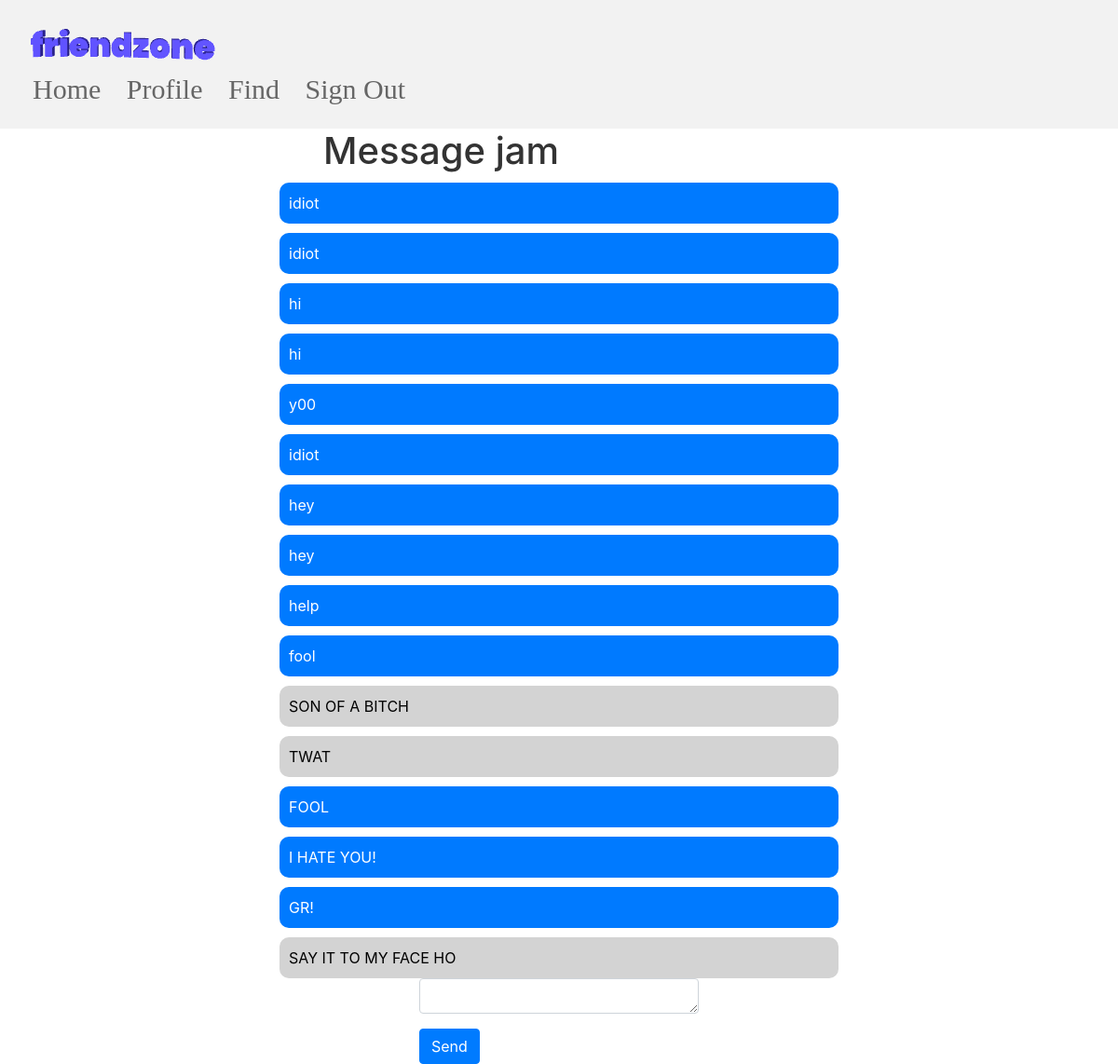
The page /message/ass (signed in) on the database its author committed.
### tables this page shows
CREATE TABLE users (
  id INTEGER PRIMARY KEY,
  first_name TEXT,
  last_name TEXT,
  username TEXT,
  password_hash TEXT
);

CREATE TABLE messages (
  id INTEGER PRIMARY KEY,
  sender_id INTEGER,
  receiver_id INTEGER,
  message_content TEXT,
  timestamp DATETIME,
  FOREIGN KEY (sender_id) REFERENCES users (id),
  FOREIGN KEY (receiver_id) REFERENCES users (id)
);

### app.py (the view, shortened to what this page needs)
@app.route('/message/<username>', methods=["GET", "POST"])
@login_required
def message(username):
    recipientId = db.execute("SELECT id FROM users WHERE username == ?", username)
    recipientId = recipientId[0]['id']
    user = db.execute("SELECT * from users WHERE username = ?", username)
    if request.method == "GET":
        db.execute("INSERT OR IGNORE INTO matches(id,user1_id,user2_id) VALUES (?,?,?)", session["user_id"],session["user_id"],recipientId)
        messageHistory = db.execute("SELECT sender_id, receiver_id, message_content, timestamp FROM messages WHERE (sender_id = ? AND receiver_id = ?) OR (sender_id = ? AND receiver_id = ?)", session["user_id"], recipientId, recipientId, session["user_id"])
        if user != []:
            db.execute
            return render_template('message.html', user = user[0], messages = messageHistory)
        else:
            return "User not found"

### app.py (called while the page is built)
@app.before_request
def check_session():
    if "user_id" in session:
        user_id = session["user_id"]
        if not isinstance(user_id, int):
            session.clear()

### helpers.py (called while the page is built)
def login_required(f):
    @wraps(f)
    def decorated_function(*args, **kwargs):
        if session.get("user_id") is None:
            return redirect("/login")
        return f(*args, **kwargs)
    return decorated_function

### templates/message.html (shortened to what this page needs)
{% extends "layout.html" %}
{% block content %}
<!DOCTYPE html>
<html>
<head>
    <link rel="stylesheet" href="https://maxcdn.bootstrapcdn.com/bootstrap/4.5.2/css/bootstrap.min.css">
</head>
<body>
    <div id="pageTitle">
        <h1>Message {{ user.first_name }}</h1>
    </div>
    {% for message in messages %}
    {% if message.sender_id == user.id %}
    <div class="message home">
        {{message.message_content}}
    </div>
    {% else %}
    <div class="message away">
        {{message.message_content}}
    </div>
    {% endif %}
    {% endfor %}
    <div id="sendMessage">
        <form method="POST">
            <div class="form-group">
                <textarea class="form-control" id="message" name="message" rows="1"></textarea>
            </div>
            <input type="submit" class="btn btn-primary" value="Send">
        </form>
    </div>
</body>
</html>
{% endblock %}

### templates/layout.html (shortened to what this page needs)
<!DOCTYPE html>
<html>
<head>
    <link rel="stylesheet" type="text/css" href="{{ url_for('static', filename='style.css') }}">
    <link rel="stylesheet" href="https://maxcdn.bootstrapcdn.com/bootstrap/4.5.2/css/bootstrap.min.css">
</head>
<body>
    <header>
        <img src="/static/logo.gif" alt="Logo">
        <nav>
            <ul>
                <li><a href="/">Home</a></li>
                <li><a href="/profile">Profile</a></li>
                <li><a href="/find">Find</a></li>
                {% if session["user_id"] %}
                <li><a href="/logout">Sign Out</a></li>
                {% else %}
                <li><a href="/login">Sign In</a></li>
                <li><a href="/register">Sign Up</a></li>
                {% endif %}
            </ul>
        </nav>
    </header>
    <div class="content">
        {% block content %}
        {% endblock %}
    </div>
</body>
</html>

### static/style.css (style rules this page uses)
body { margin: 0; padding: 0; }
.message.away { background-color: #007AFF; color: #fff; border-radius: 10px; padding: 10px; margin: auto; margin-top: 10px; width: 50%; }
#pageTitle { width: 50%; }
#sendMessage { max-width: 300px; margin: 0 auto; }
.message.home { background-color: lightgray; color: #000; border-radius: 10px; padding: 10px; margin: auto; margin-top: 10px; width: 50%; }
header { font-size:30px; font-family: "Vintage Waves"; background-color: #f2f2f2; padding: 20px; display: flex; align-items: center; justify-content: space-between; }
h1 { margin: 0; font-size: 24px; color: #333; text-align: right; }
nav ul { padding: 0; list-style-type: none; margin: 0; }
nav li { display: inline-block; margin-left: 10px; }
nav a { text-decoration: none; color: #666; padding: 5px; }

### rows shown on the page
users: first_name "jam"
messages: message_content "idiot"
messages: message_content "idiot"
messages: message_content "hi"
messages: message_content "hi"
messages: message_content "y00"
messages: message_content "idiot"
messages: message_content "hey"
messages: message_content "hey"
messages: message_content "help"
messages: message_content "fool"
messages: message_content "SON OF A BITCH"
messages: message_content "TWAT"
messages: message_content "FOOL"
messages: message_content "I HATE YOU!"
messages: message_content "GR!"
messages: message_content "SAY IT TO MY FACE HO"
